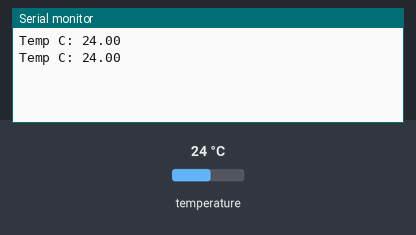
This sketch was run on a simulated Arduino Uno, built with avr-gcc and run on an emulated ATmega328P. Parts: the last lines printed to the serial monitor. The test bench sets the inputs (shaded band); at power-on: temperature 24 °C.

Above: at 3.3 s.
3.4 s: temperature set to 12 °C
At 5.1 s:
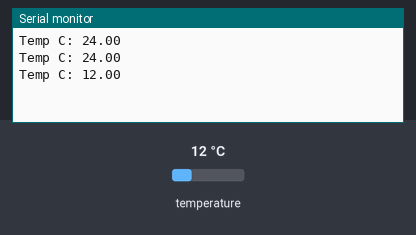
5.9 s: temperature set to 19 °C
At 6.4 s:
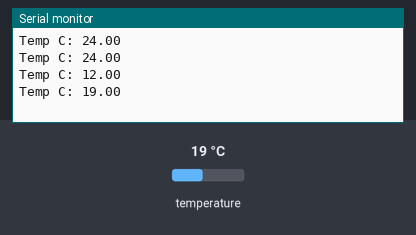
Timing chart, 0 to 8.9 s (numbered marks = the images above; inputs shaded):
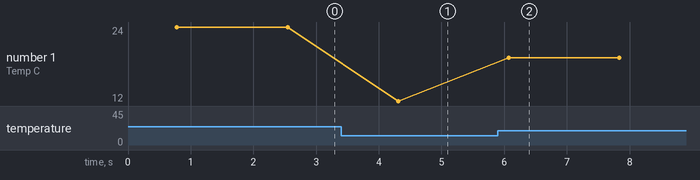

The sketch:

teste_sensor_bonito.ino
```cpp
#include <OneWire.h>
#include <DallasTemperature.h>

// Porta do pino de sinal do DS18B20
#define INPUT_SENSOR 3

// Define uma instancia do oneWire para comunicacao com o sensor
OneWire oneWire(INPUT_SENSOR);

DallasTemperature sensors(&oneWire);
DeviceAddress sensor_temperatura;

void setup() {
  // put your setup code here, to run once:
  Serial.begin(9600);
  sensors.begin();

}

void loop() {
  // put your main code here, to run repeatedly:
  sensors.requestTemperatures();
  float tempC = sensors.getTempC(sensor_temperatura);

  Serial.print("Temp C: ");
  Serial.println(tempC);

  delay(1000);

}
```

Measured:
- after the input at 3.4 s, the serial monitor: prints a new line after 0.91 s (image 1)
- after the input at 5.9 s, the serial monitor: prints a new line after 0.17 s (image 2)
- plotted number 1: 24 → 12 after the input at 3.4 s, 12 → 19 after the input at 5.9 s
